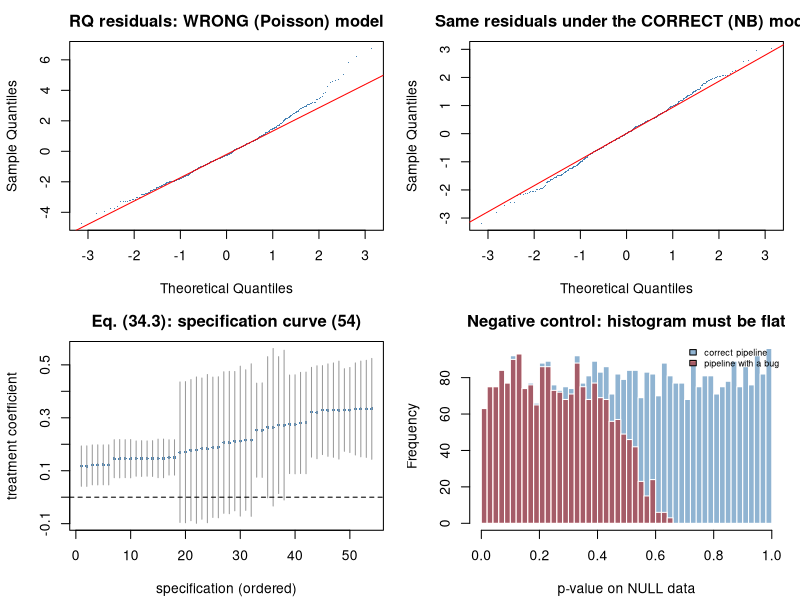

Write R code to recreate this figure.
#' ---
#' title: "Module 24 - Diagnostics, sensitivity analysis, and reproducibility"
#' output: html_document
#' ---
#'
#' **Curriculum link:** `stats.md` -> Topics 34 and 35, equations (34.1)-(34.3)
#'
#' ## What you will learn
#'
#' 1. **Randomised quantile residuals (34.1)**: the residual that works for
#'    discrete outcomes.
#' 2. Leave-one-sample-out and leave-one-batch-out (34.2).
#' 3. **Specification-curve / multiverse analysis (34.3)**.
#' 4. The permuted-label negative control -- the check that catches most bugs.
#' 5. Simulation-based calibration.
#' 6. Property-based tests for statistical code, and seeding done right.

#+ setup, message = FALSE
suppressPackageStartupMessages(library(MASS))
MODULE_NAME <- "24_diagnostics_and_reproducibility"
OUT <- file.path(Sys.getenv("STATS_OUT", unset = "results"), MODULE_NAME)
dir.create(OUT, recursive = TRUE, showWarnings = FALSE)
header <- function(txt) cat("\n", strrep("=", 72), "\n", txt, "\n",
                            strrep("=", 72), "\n", sep = "")

#' ## 1. Randomised quantile residuals, eq. (34.1)
#'
#' $$r_i=\Phi^{-1}(u_i),\quad u_i\sim U(F(y_i-1),\,F(y_i))$$
#'
#' Raw residuals from a count model form useless discrete bands. Randomised
#' quantile residuals are exactly N(0,1) under a CORRECT model.

#+ rqr
header("1. Residuals that work for discrete outcomes (34.1)")
randomised_quantile_residuals <- function(y, cdf_lo, cdf_hi, seed = 1) {
  set.seed(seed)
  qnorm(pmin(pmax(runif(length(y), cdf_lo, cdf_hi), 1e-12), 1 - 1e-12))
}
set.seed(2401)
n <- 600
xq <- rnorm(n); PHI <- 0.35
mu <- exp(1.6 + 0.5*xq)
yq <- rnbinom(n, mu = mu, size = 1/PHI)
dq <- data.frame(y = yq, x = xq)
m_pois <- glm(y ~ x, data = dq, family = poisson())
m_nb <- glm.nb(y ~ x, data = dq)
rq_pois <- randomised_quantile_residuals(
  yq, ppois(yq - 1, fitted(m_pois)), ppois(yq, fitted(m_pois)))
rq_nb <- randomised_quantile_residuals(
  yq, pnbinom(yq - 1, mu = fitted(m_nb), size = m_nb$theta),
  pnbinom(yq, mu = fitted(m_nb), size = m_nb$theta))
cat(sprintf("  %-22s%9s%8s%12s%17s\n", "model", "mean", "SD", "Shapiro p",
            "KS vs N(0,1) p"))
for (row_ in list(list("Poisson (WRONG)", rq_pois), list("neg. binomial (right)", rq_nb)))
  cat(sprintf("  %-22s%9.3f%8.3f%12.2e%17.4f\n", row_[[1]], mean(row_[[2]]),
              sd(row_[[2]]), shapiro.test(row_[[2]][1:500])$p.value,
              suppressWarnings(ks.test(row_[[2]], "pnorm")$p.value)))
cat("\n  Under the CORRECT model the residuals are exactly N(0,1); under the\n")
cat("  wrong one they are not. Ordinary deviance residuals cannot make this\n")
cat("  distinction nearly as cleanly for count data.\n")

#' ## 2. Leave-one-sample-out, eq. (34.2)

#+ loo
header("2. How much does one sample drive the result? (34.2)")
set.seed(2402)
G <- 3000; n_per <- 6
is_de <- c(rep(TRUE, 150), rep(FALSE, G - 150))
A <- matrix(rnorm(G*n_per, ifelse(is_de, 1.3, 0)), nrow = G)
B <- matrix(rnorm(G*n_per), nrow = G)
A[, 1] <- A[, 1] + rnorm(G, 0, 2.5)            # inject ONE influential outlier
de_hits <- function(A, B) {
  n1 <- ncol(A); n2 <- ncol(B)
  m1 <- rowMeans(A); m2 <- rowMeans(B)
  v1 <- apply(A, 1, var); v2 <- apply(B, 1, var)
  se <- sqrt(v1/n1 + v2/n2)
  df <- (v1/n1 + v2/n2)^2/((v1/n1)^2/(n1-1) + (v2/n2)^2/(n2-1))
  which(p.adjust(2*pt(abs((m1-m2)/se), df, lower.tail = FALSE), "BH") < 0.05)
}
full_hits <- de_hits(A, B)
cat(sprintf("  full analysis: %d discoveries at FDR 5%%\n", length(full_hits)))
cat(sprintf("\n  %-20s%13s%11s%18s\n", "dropped sample", "discoveries", "% of full",
            "Jaccard vs full"))
for (j in seq_len(n_per)) {
  h <- de_hits(A[, -j, drop = FALSE], B)
  jac <- length(intersect(h, full_hits)) / max(length(union(h, full_hits)), 1)
  flag <- if (length(h) < 0.7*length(full_hits) || length(h) > 1.4*length(full_hits))
    "  <-- influential" else ""
  cat(sprintf("  %-20s%13d%10.0f%%%18.3f%s\n", paste0("A", j), length(h),
              100*length(h)/max(length(full_hits), 1), jac, flag))
}
cat("\n  Sample A1 is the injected outlier, and the leave-one-out scan finds it\n")
cat("  without being told. Run this for ANY small-n omics result and report\n")
cat("  the range, not just the headline count.\n")

#' ## 3. Specification curve / multiverse analysis, eq. (34.3)

#+ multiverse
header("3. Multiverse analysis (34.3)")
set.seed(2403)
n <- 220
dm <- data.frame(batch = sample(0:2, n, TRUE), age = rnorm(n, 55, 12),
                 sex = rbinom(n, 1, 0.5), treat = rbinom(n, 1, 0.5))
TRUE_EFF <- 0.30
dm$y_raw <- exp(2 + TRUE_EFF*dm$treat + 0.02*dm$age + 0.15*dm$sex +
                  0.25*dm$batch + rnorm(n, 0, 0.5))
dm$y_raw[sample(n, 6)] <- dm$y_raw[sample(n, 6)] * 6      # a few extreme values
choices <- expand.grid(transform = c("log", "raw", "rank"),
                       outliers = c("keep", "trim 1%", "winsorise"),
                       covariates = c("none", "+age+sex", "+age+sex+batch"),
                       se = c("classical", "HC3"), stringsAsFactors = FALSE)
vcov_hc3 <- function(fit) {
  X <- model.matrix(fit); e <- residuals(fit); h <- hatvalues(fit)
  b <- solve(crossprod(X)); b %*% crossprod(X * sqrt(e^2/(1-h)^2)) %*% b
}
spec <- do.call(rbind, lapply(seq_len(nrow(choices)), function(i) {
  ch <- choices[i, ]
  d2 <- dm
  if (ch$outliers == "trim 1%") {
    qq <- quantile(d2$y_raw, c(0.005, 0.995))
    d2 <- d2[d2$y_raw >= qq[1] & d2$y_raw <= qq[2], ]
  } else if (ch$outliers == "winsorise") {
    qq <- quantile(d2$y_raw, c(0.01, 0.99))
    d2$y_raw <- pmin(pmax(d2$y_raw, qq[1]), qq[2])
  }
  d2$y <- switch(ch$transform, log = log(d2$y_raw),
                 raw = d2$y_raw/sd(d2$y_raw), rank = rank(d2$y_raw)/nrow(d2))
  form <- paste("y ~ treat", switch(ch$covariates, none = "",
                                    `+age+sex` = "+ age + sex",
                                    `+age+sex+batch` = "+ age + sex + factor(batch)"))
  f <- lm(as.formula(form), data = d2)
  se <- if (ch$se == "HC3") sqrt(diag(vcov_hc3(f))["treat"])
        else coef(summary(f))["treat", "Std. Error"]
  est <- coef(f)["treat"]
  tcrit <- qt(0.975, df.residual(f))
  data.frame(ch, estimate = est, se = se,
             p = 2*pt(abs(est/se), df.residual(f), lower.tail = FALSE),
             lo = est - tcrit*se, hi = est + tcrit*se)
}))
spec <- spec[order(spec$estimate), ]
cat(sprintf("  %d defensible specifications (%s)\n", nrow(spec),
            paste(sapply(choices[, 1:4], function(cc) length(unique(cc))), collapse = " x ")))
cat(sprintf("  estimate range : [%.3f, %.3f]\n", min(spec$estimate), max(spec$estimate)))
cat(sprintf("  median estimate: %.3f\n", median(spec$estimate)))
cat(sprintf("  sign stable?   : %s\n", length(unique(sign(spec$estimate))) == 1))
cat(sprintf("  p < 0.05 in    : %.1f%% of specifications\n", 100*mean(spec$p < 0.05)))
cat("\n  Which single choice moves the result most?\n")
for (cc in c("transform", "outliers", "covariates", "se")) {
  g <- tapply(spec$estimate, spec[[cc]], mean)
  cat(sprintf("    %-12s spread across levels = %.4f   %s\n", cc, max(g) - min(g),
              paste(sprintf("%s:%.3f", names(g), g), collapse = ", ")))
}
cat("\n  A conclusion that holds in 5 of 54 specifications is a\n")
cat("  SPECIFICATION-DEPENDENT conclusion, and saying so is a finding. Note\n")
cat("  the transform changes the SCALE of the coefficient, so compare SIGN and\n")
cat("  SIGNIFICANCE across transforms, magnitudes only within one.\n")

#' ## 4. The permuted-label negative control

#+ negative-control
header("4. Negative control: does your pipeline find nothing in noise?")
pipeline_under_test <- function(A, B, broken = FALSE) {
  if (broken) {
    ## OUTCOME-DEPENDENT filtering - invalidates everything downstream.
    d <- abs(rowMeans(A) - rowMeans(B))
    keep <- d > median(d); A <- A[keep,, drop = FALSE]; B <- B[keep,, drop = FALSE]
  }
  n1 <- ncol(A); n2 <- ncol(B)
  m1 <- rowMeans(A); m2 <- rowMeans(B)
  v1 <- apply(A, 1, var); v2 <- apply(B, 1, var)
  se <- sqrt(v1/n1 + v2/n2)
  df <- (v1/n1 + v2/n2)^2/((v1/n1)^2/(n1-1) + (v2/n2)^2/(n2-1))
  2*pt(abs((m1-m2)/se), df, lower.tail = FALSE)
}
set.seed(2404)
G <- 4000; n_per <- 5
cat(sprintf("  %-24s%30s%18s\n", "", "mean discoveries at FDR 5%", "P(p<0.05)"))
for (broken in c(FALSE, TRUE)) {
  res <- t(replicate(30, {
    A <- matrix(rnorm(G*n_per), G); B <- matrix(rnorm(G*n_per), G)
    p <- pipeline_under_test(A, B, broken)     # labels are PURE NOISE
    c(sum(p.adjust(p, "BH") < 0.05), mean(p < 0.05))
  }))
  cat(sprintf("  %-24s%30.1f%18.3f\n",
              if (broken) "pipeline with a bug" else "correct pipeline",
              mean(res[, 1]), mean(res[, 2])))
}
cat("\n  A correct pipeline on permuted labels yields ~0 discoveries and a FLAT\n")
cat("  p-value histogram. Anything else means the pipeline is broken - usually\n")
cat("  leakage, outcome-dependent filtering, or unmodelled dependence. Run\n")
cat("  this before you trust ANY result.\n")

#' ## 5. Simulation-based calibration

#+ sbc
header("5. Do your nominal 95% intervals actually cover 95%?")
TRUE_BETA <- 0.5
sim_independent <- function(n = 40) {
  x <- rnorm(n); data.frame(x = x, y = TRUE_BETA*x + rnorm(n))
}
sim_clustered <- function(n_clust = 8, per = 5) {
  cl <- rep(rnorm(n_clust, 0, 1.2), each = per)
  x <- rep(rnorm(n_clust), each = per) + rnorm(n_clust*per, 0, 0.3)
  data.frame(x = x, y = TRUE_BETA*x + cl + rnorm(n_clust*per, 0, 0.5),
             cl = factor(rep(seq_len(n_clust), each = per)))
}
cluster_ci <- function(d) {
  ## Cluster-robust sandwich, eq. (14.8).
  f <- lm(y ~ x, data = d); X <- model.matrix(f); e <- residuals(f)
  b <- solve(crossprod(X))
  meat <- Reduce(`+`, lapply(split(seq_len(nrow(d)), d$cl), function(idx)
    tcrossprod(crossprod(X[idx,, drop = FALSE], e[idx]))))
  V <- b %*% meat %*% b
  coef(f)["x"] + c(-1, 1)*qt(0.975, nlevels(d$cl) - 2)*sqrt(V[2, 2])
}
calibration_check <- function(fit_ci, simulate, truth, n_sim = 1500, seed = 1) {
  set.seed(seed)
  mean(replicate(n_sim, { ci <- fit_ci(simulate()); ci[1] <= truth && truth <= ci[2] }))
}
ols_ci <- function(d) confint(lm(y ~ x, data = d))["x", ]
cat(sprintf("  %-44s%28s\n", "scenario", "coverage of nominal 95% CI"))
cat(sprintf("  %-44s%27.1f%%\n", "independent data, OLS interval",
            100*calibration_check(ols_ci, sim_independent, TRUE_BETA, seed = 1)))
cat(sprintf("  %-44s%27.1f%%\n", "CLUSTERED data, naive OLS interval",
            100*calibration_check(ols_ci, sim_clustered, TRUE_BETA, seed = 2)))
cat(sprintf("  %-44s%27.1f%%\n", "CLUSTERED data, cluster-robust interval",
            100*calibration_check(cluster_ci, sim_clustered, TRUE_BETA, seed = 3)))
cat("\n  Two findings, and the second is the more interesting one:\n")
cat("   * Naive OLS on clustered data covers far below 95%. That is the\n")
cat("     pseudoreplication of Module 01, measured directly.\n")
cat("   * The cluster-robust interval fixes MOST but NOT ALL of it. With only\n")
cat("     8 clusters the sandwich estimator (eq. 14.8) is itself biased -\n")
cat("     exactly the J >= 40 guidance from Module 14. With few clusters, use\n")
cat("     a mixed model or aggregate to the cluster level.\n")

#' ## 6. Property-based tests for statistical code

#+ property-tests
header("6. The property tests every analysis script should have")
tests <- logical(0)
check <- function(name, ok, detail = "") {
  tests <<- c(tests, isTRUE(ok))
  cat(sprintf("  [%s] %s%s\n", if (isTRUE(ok)) "PASS" else "FAIL", name,
              if (nzchar(detail)) paste0("  ", detail) else ""))
}
set.seed(2405)
X <- matrix(rnorm(150), 50, 3)
## as.vector(): X %*% b returns a 50x1 MATRIX, and all.equal() would then
## compare a matrix to a vector and report an attribute mismatch.
yv <- as.vector(X %*% c(1, -2, 0.5) + rnorm(50))
Xd <- cbind(1, X)
mine <- unname(qr.coef(qr(Xd), yv))
theirs <- unname(coef(lm(yv ~ X)))
check("known-answer: QR solve matches lm()",
      isTRUE(all.equal(mine, theirs, tolerance = 1e-10)),
      sprintf("max diff %.2e", max(abs(mine - theirs))))
perm <- sample(50)
check("invariance: row permutation leaves coefficients unchanged",
      isTRUE(all.equal(mine, unname(qr.coef(qr(Xd[perm, ]), yv[perm])),
                       tolerance = 1e-10)))
check("equivariance: y -> 3y scales coefficients by 3",
      isTRUE(all.equal(3*mine, unname(qr.coef(qr(Xd), 3*yv)), tolerance = 1e-10)))
assay <- matrix(rnorm(60), 10, 6, dimnames = list(NULL, sprintf("S%d", 1:6)))
meta <- data.frame(grp = rep(c("a","b"), each = 3), row.names = sprintf("S%d", 1:6))
check("alignment: assay columns == metadata rows (eq. 2.1)",
      identical(colnames(assay), rownames(meta)))
## Distinct variables: `lm(rnorm(40) ~ rnorm(40))` makes R treat the identical
## call as the SAME term and drop it - a subtle formula trap.
fp <- mean(replicate(2000, {
  dnull <- data.frame(y = rnorm(40), x = rnorm(40))
  coef(summary(lm(y ~ x, data = dnull)))["x", "Pr(>|t|)"] < 0.05
}))
check("null calibration: FPR within 1% of nominal 0.05", abs(fp - 0.05) < 0.01,
      sprintf("observed %.4f", fp))
## Boundary: a perfectly collinear predictor must yield NA, never a number.
dcol <- data.frame(y = rnorm(20), x1 = rnorm(20))
dcol$x2 <- dcol$x1                                   # exact duplicate column
check("boundary: an aliased predictor yields NA, not silent nonsense",
      is.na(coef(lm(y ~ x1 + x2, data = dcol))["x2"]))
cat(sprintf("\n  %d/%d property tests passed.\n", sum(tests), length(tests)))

#' ## 7. Seeding and reproducibility mechanics

#+ seeding
header("7. Reproducibility mechanics")
cat("  (a) Seed at the POINT OF USE, not once at the top:\n")
cat("      set.seed(101); boot_out  <- ...\n")
cat("      set.seed(202); perm_out  <- ...\n")
cat("      -> inserting a line above cannot shift any downstream draw.\n")
cat("\n  (b) Parallel-safe streams with L'Ecuyer-CMRG:\n")
old_kind <- RNGkind("L'Ecuyer-CMRG"); set.seed(2024)
state <- .Random.seed; draws <- numeric(3)
for (i in 1:3) {
  assign(".Random.seed", state, envir = globalenv())
  draws[i] <- rnorm(1); state <- parallel::nextRNGStream(state)
}
cat(sprintf("      three worker first-draws: %s\n",
            paste(round(draws, 4), collapse = " ")))
do.call(RNGkind, as.list(old_kind))
cat("\n  (c) Environment record, emitted with every run:\n")
cat(sprintf("      R %s on %s\n", getRversion(), R.version$platform))
for (pkg in c("MASS", "nlme", "survival", "mgcv"))
  cat(sprintf("      %-10s %s\n", pkg, as.character(packageVersion(pkg))))
cat("      (sessionInfo() is the full record - print it in every report.)\n")
cat("\n  (d) Project layout that makes results/ disposable:\n")
cat("      data/raw/      read-only, checksummed, never written by code\n")
cat("      data/derived/  regenerable; safe to delete\n")
cat("      results/       figures and tables; regenerable\n")
cat("      If one command cannot rebuild results/ from data/raw/, the analysis\n")
cat("      is not reproducible.\n")
cat("\n  (e) Export the FULL statistic table, not the filtered list:\n")
cat("      estimate, SE, statistic, raw p, adjusted p, n, base mean. Someone\n")
cat("      will want to re-threshold or meta-analyse - which needs every row.\n")

#' ## 8. Figure

#+ figure
png(file.path(OUT, "diagnostics.png"), width = 1100, height = 800, res = 110)
par(mfrow = c(2, 2), mar = c(4.2, 4.2, 2.5, 1))
qqnorm(rq_pois, main = "RQ residuals: WRONG (Poisson) model", pch = ".", col = "steelblue")
qqline(rq_pois, col = "red")
qqnorm(rq_nb, main = "Same residuals under the CORRECT (NB) model", pch = ".",
       col = "steelblue")
qqline(rq_nb, col = "red")
plot(seq_len(nrow(spec)), spec$estimate, pch = 16, cex = 0.5, col = "steelblue",
     ylim = range(c(spec$lo, spec$hi)), xlab = "specification (ordered)",
     ylab = "treatment coefficient",
     main = sprintf("Eq. (34.3): specification curve (%d)", nrow(spec)))
segments(seq_len(nrow(spec)), spec$lo, seq_len(nrow(spec)), spec$hi, col = "grey60")
abline(h = 0, lty = 2)
set.seed(99)
A0 <- matrix(rnorm(4000*5), 4000); B0 <- matrix(rnorm(4000*5), 4000)
hist(pipeline_under_test(A0, B0, FALSE), breaks = 40,
     col = adjustcolor("steelblue", 0.6), border = "white",
     main = "Negative control: histogram must be flat", xlab = "p-value on NULL data")
hist(pipeline_under_test(A0, B0, TRUE), breaks = 40,
     col = adjustcolor("firebrick", 0.6), border = "white", add = TRUE)
legend("topright", c("correct pipeline", "pipeline with a bug"),
       fill = c(adjustcolor("steelblue",0.6), adjustcolor("firebrick",0.6)),
       bty = "n", cex = 0.65)
invisible(dev.off())
cat("\nFigure written to", file.path(OUT, "diagnostics.png"), "\n")

#' ## Decision rules (from `stats.md` Topics 34-35)
#'
#' 1. Diagnose every model you report, with residuals appropriate to its family.
#' 2. Run leave-one-sample-out and leave-one-batch-out for small-n results.
#' 3. Pre-specify the primary analysis; report the multiverse around it.
#' 4. Always run the permuted-label negative control.
#' 5. Seed at the point of use, pin the environment, version-stamp annotations,
#'    and export full statistic tables.
#'
#' **You have finished the core track.** Continue with the applied modules in
#' `statsR/bioinformatics/`, starting with
#' `30_bulk_rnaseq_differential_expression.R`.
